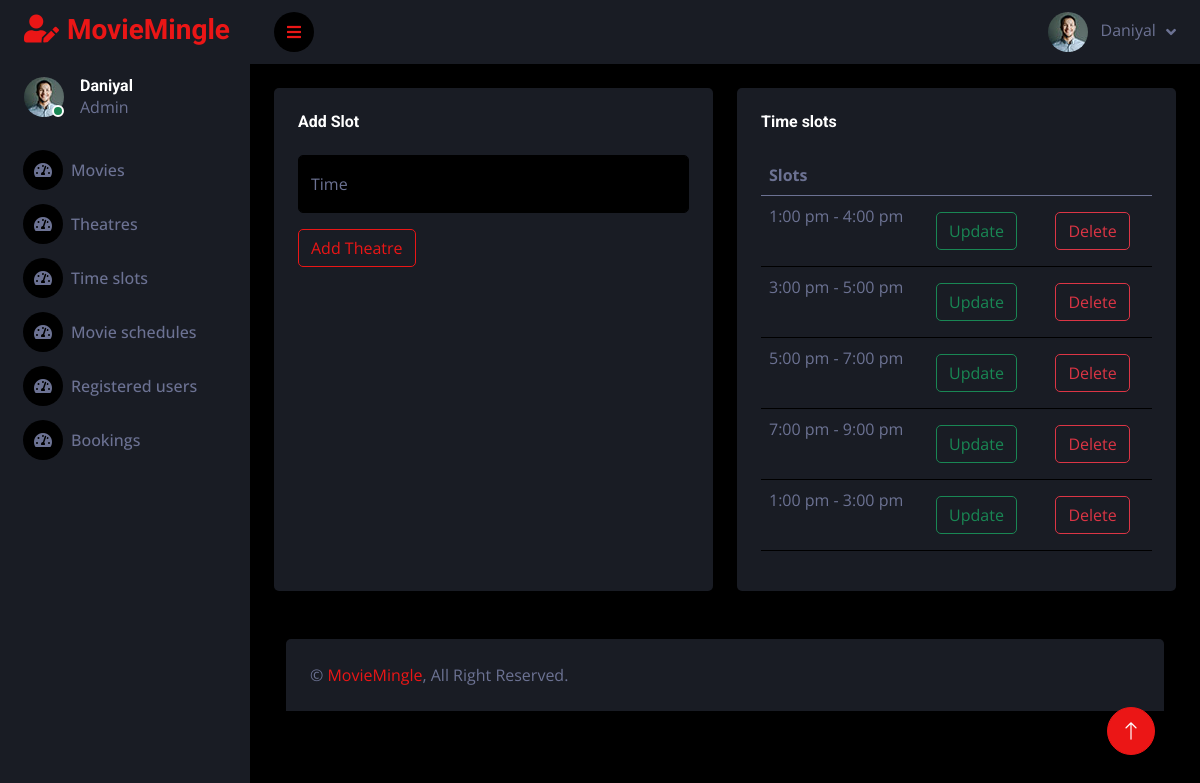
The app's page /adminpanel/time_slots.php (signed in) with its own data.
### tables this page shows
CREATE TABLE `slots` (
  `id` int(11) NOT NULL,
  `slot` varchar(100) NOT NULL
);

### adminpanel/time_slots.php (the view, shortened to what this page needs)
<?php
include("header.php");
if (isset($_SESSION['user_id'])) {
?>
<div class="container-fluid pt-4 px-4">
                <div class="row g-4">
                <div class="col-sm-12 col-xl-6">
                        <div class="bg-secondary rounded h-100 p-4">
                            <h6 class="mb-4">Add Slot</h6>
                            <form onsubmit="return validation()" method="post" action="" >
                            <div class="form-floating mb-3">
                                <input id="input" name="input" type="text" class="form-control" id="floatingInput"
                                    placeholder="name@example.com"><span id="error"></span>
                                <label for="floatingInput">Time</label>
                            </div>
                            <div class="m-n2">
                                <button name="add" type="submit" class="btn btn-outline-primary m-2">Add Theatre</button></div>
                        </div>
                    </div>
                    <div class="col-sm-12 col-xl-6">
                        <div class="bg-secondary rounded h-100 p-4">
                            <h6 class="mb-4">Time slots</h6>
                            <table class="table">
                                <thead>
                                    <tr>
                                        <th scope="col">Slots</th>
                                        <th></th>
                                        <th></th>
                                    </tr>
                                </thead>
                                <tbody>
                                <?php
                    $query = "SELECT * FROM `slots`";
                    $result = mysqli_query($con, $query);
                    if ($result) {
                        while ($row = mysqli_fetch_assoc($result)) {?>
                                    <tr>
                                        <td><?php echo $row['slot']; ?></td>
                                        <td><a href="edit slot.php?id=<?php echo $row['id'] ?>" type="button" class="btn btn-outline-success m-2">Update</a></td>
                                        <td><a href="time_slots.php?id=<?php echo $row['id'] ?>" type="button" class="btn btn-outline-danger m-2">Delete</a></td>
                                    </tr>
                                    <?php
                        }
                    } else {
                        echo "<tr><td colspan='4'>Error fetching data</td></tr>";
                    }?>
                                </tbody>
                            </table>
                        </div>
                    </div>
<?php
}
include("footer.php");
?>

### adminpanel/css/style.css (style rules this page uses)
:root { --primary: #EB1616; --secondary: #191C24; --light: #6C7293; --dark: #000000; }
.btn { transition: .5s; }

### records on screen
slots: slot "1:00 pm - 4:00 pm"
slots: slot "3:00 pm - 5:00 pm"
slots: slot "5:00 pm - 7:00 pm"
slots: slot "7:00 pm - 9:00 pm"
slots: slot "1:00 pm - 3:00 pm"

### other values on screen
$username "Daniyal"
